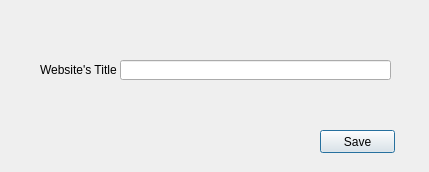
<?xml version="1.0" encoding="UTF-8"?>
<ui version="4.0">
 <class>titleWindow</class>
 <widget class="QDialog" name="titleWindow">
  <property name="geometry">
   <rect>
    <x>0</x>
    <y>0</y>
    <width>429</width>
    <height>172</height>
   </rect>
  </property>
  <property name="windowTitle">
   <string>Enter Website's Title</string>
  </property>
  <property name="windowIcon">
   <iconset>
    <normaloff>../../Images/html-icon.png</normaloff>../../Images/html-icon.png</iconset>
  </property>
  <widget class="QLineEdit" name="title">
   <property name="geometry">
    <rect>
     <x>120</x>
     <y>60</y>
     <width>271</width>
     <height>20</height>
    </rect>
   </property>
  </widget>
  <widget class="QLabel" name="label">
   <property name="geometry">
    <rect>
     <x>40</x>
     <y>60</y>
     <width>81</width>
     <height>20</height>
    </rect>
   </property>
   <property name="text">
    <string>Website's Title</string>
   </property>
  </widget>
  <widget class="QPushButton" name="nextButton">
   <property name="geometry">
    <rect>
     <x>320</x>
     <y>130</y>
     <width>75</width>
     <height>23</height>
    </rect>
   </property>
   <property name="text">
    <string>Save</string>
   </property>
  </widget>
 </widget>
 <resources/>
 <connections/>
</ui>
